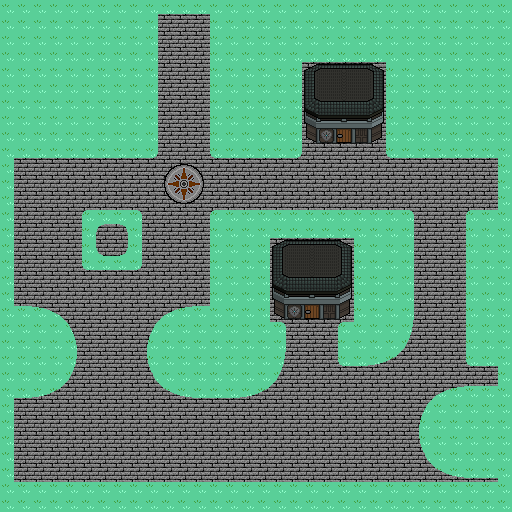

This is a level from a 2D game, rendered from its Tiled map with the project's own tilesets. A one-line summary and the map file follow, with tile-layer data summarised:
An orthogonal 32x32 tile map with 16x16 px tiles, 2 tile layers (Tile Layer 1, Buildings), 5 tilesets and 8 objects.

<map version="1.0" tiledversion="2017.07.25" orientation="orthogonal" renderorder="right-down" width="32" height="32" tilewidth="16" tileheight="16" nextobjectid="11">
 <tileset firstgid="1" name="Armory" tilewidth="16" tileheight="16" tilecount="25" columns="5">
  <image source="Game/Buildings/Armory/Armory.png" width="80" height="80" />
 </tileset>
 <tileset firstgid="26" name="Big_Curve" tilewidth="16" tileheight="16" tilecount="72" columns="6">
  <image source="Game/Tiles/Outside/Big_Curve/Big_Curve.png" width="96" height="192" />
 </tileset>
 <tileset firstgid="98" name="Compass" tilewidth="16" tileheight="16" tilecount="9" columns="3">
  <image source="Game/Tiles/Outside/True_Compass/Compass.png" width="48" height="48" />
 </tileset>
 <tileset firstgid="107" name="Stone_Brick_to_Grass" tilewidth="16" tileheight="16" tilecount="36" columns="6">
  <image source="Game/Tiles/Outside/Stone_Brick/Stone_Brick_to_Grass/Stone_Brick_to_Grass.png" width="96" height="96" />
 </tileset>
 <tileset firstgid="143" name="Plot_Holes" tilewidth="16" tileheight="16" tilecount="24" columns="4">
  <image source="Game/Tiles/Outside/Plot_Holes/Plot_Holes.png" width="64" height="96" />
 </tileset>
 <layer name="Tile Layer 1" width="32" height="32">
  <data>[1024 cells, 1024 non-empty, 63 distinct tile ids]</data>
 </layer>
 <layer name="Buildings" width="32" height="32">
  <data>[1024 cells, 50 non-empty, 25 distinct tile ids]</data>
 </layer>
 <objectgroup name="Generic Objects">
  <object id="2" x="272.909" y="240.727" width="28.5455" height="71.2727" />
  <object id="4" x="301.273" y="240.727" width="22.5455" height="4.18182" />
  <object id="5" x="323.818" y="240.727" width="27.8182" height="72.5455" />
 </objectgroup>
 <objectgroup name="Armory Door">
  <object id="6" x="301.636" y="308.909" width="21.6364" height="2.36364" />
 </objectgroup>
 <objectgroup name="Bounds">
  <object id="7" x="-2" y="1.33333" width="4" height="510.667" />
  <object id="8" x="-1.33333" y="509.333" width="515.333" height="2.66667" />
  <object id="9" x="509.333" y="1.33333" width="2" height="507.333" />
  <object id="10" x="0" y="0" width="510" height="2" />
 </objectgroup>
</map>
